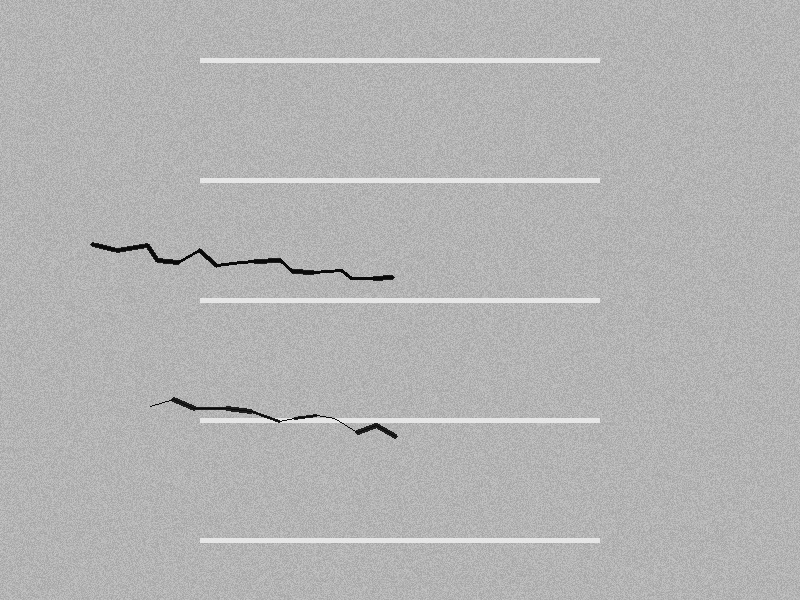
#> input picture sample_data/test_images/road_crack_h.jpg, 800 x 600 px
$ python -i preprocess.py   (imports and definitions only)
#> lines starting #> are read from the running program, lines starting #| are printed output that depends on the picture; after the words box and inside, x2 and y2 are one past the last pixel; in counts of white or black regions, pixels touching at a corner belong together
"""
道路巡检数据分析与报告系统 - 图像预处理模块
"""
import cv2
import base64
import numpy as np


def preprocess_image(image_path: str) -> dict:
    """
    对巡检图像进行预处理
    返回原始图像和预处理后的图像的base64，以及处理步骤说明
    """
    img = cv2.imread(image_path)
#> img is the input picture: shape (600, 800, 3); min 2, max 238, mean 179.8
    if img is None:
        return {'error': '无法读取图像'}

    h, w = img.shape[:2]
#> h = 600; w = 800
    gray = cv2.cvtColor(img, cv2.COLOR_BGR2GRAY)

    results = {}
    results['original'] = _img_to_base64(img)

    # 步骤1: 高斯去噪
    denoised = cv2.GaussianBlur(gray, (5, 5), 0)
    results['denoised'] = _gray_to_base64(denoised)

    # 步骤2: CLAHE对比度增强（突出裂缝纹理）
    clahe = cv2.createCLAHE(clipLimit=2.0, tileGridSize=(8, 8))
    enhanced = clahe.apply(denoised)
    results['enhanced'] = _gray_to_base64(enhanced)

    # 步骤3: Canny边缘检测
    edges = cv2.Canny(enhanced, 30, 100)
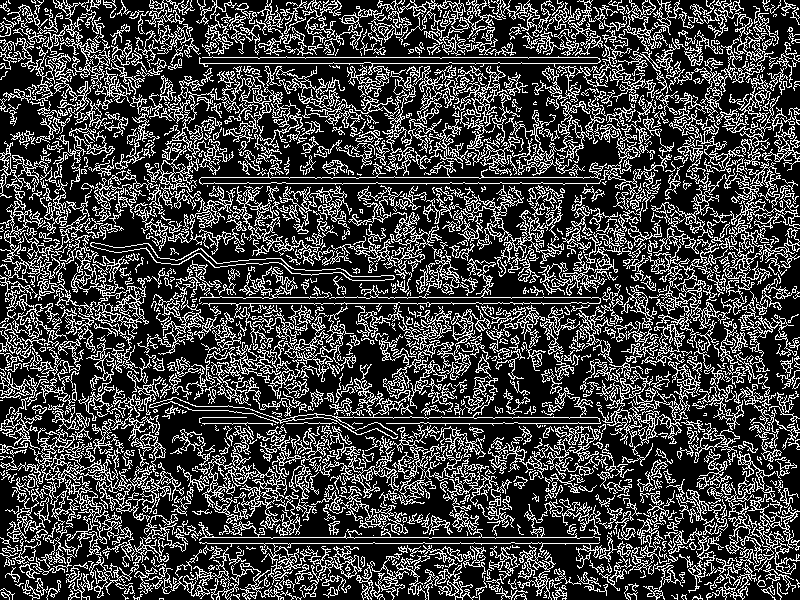
#> edges: shape (600, 800); 26.2% white in thin lines or dots
    results['edges'] = _gray_to_base64(edges)

    # 步骤4: 形态学处理
    kernel = cv2.getStructuringElement(cv2.MORPH_RECT, (3, 3))
    morphed = cv2.morphologyEx(edges, cv2.MORPH_CLOSE, kernel)
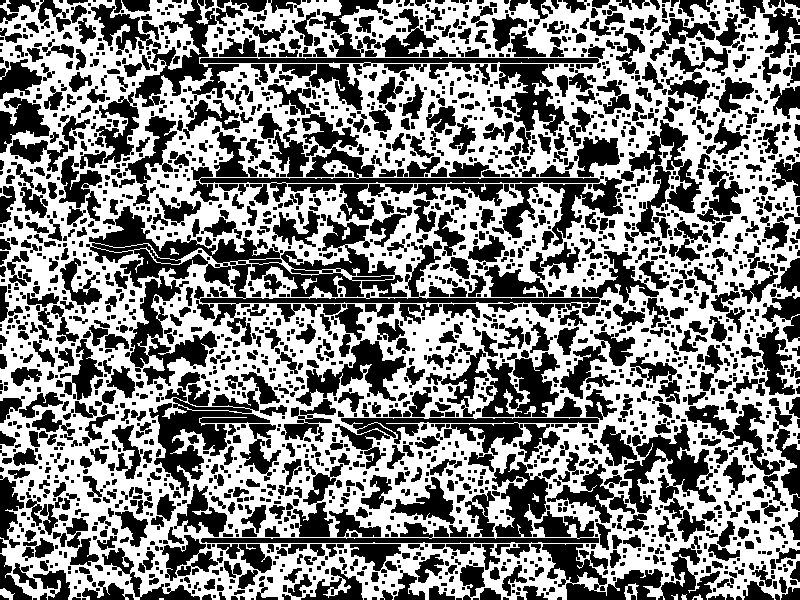
#> morphed: shape (600, 800); 51.5% white; 2417 black regions (1243 under 20 px), largest, box (x1, y1, x2, y2) and area: (86, 206, 659, 345) 14864, (149, 384, 270, 496) 4843, (191, 84, 604, 202) 4812
    results['morphed'] = _gray_to_base64(morphed)

    # 图像信息
    results['info'] = {
        'width': w, 'height': h,
        'channels': img.shape[2] if len(img.shape) == 3 else 1,
        'mean_brightness': round(float(np.mean(gray)), 1),
        'std_brightness': round(float(np.std(gray)), 1),
    }

    return results


def _img_to_base64(img):
    """BGR图像转base64"""
    _, buffer = cv2.imencode('.jpg', img, [cv2.IMWRITE_JPEG_QUALITY, 85])
    return base64.b64encode(buffer).decode('utf-8')


def _gray_to_base64(gray_img):
    """灰度图像转base64"""
    _, buffer = cv2.imencode('.jpg', gray_img, [cv2.IMWRITE_JPEG_QUALITY, 85])
    return base64.b64encode(buffer).decode('utf-8')

>>> result = preprocess_image('../sample_data/test_images/road_crack_h.jpg')
#> result = 6 items

$ run again, on sample_data/test_images/road_crack_v.jpg
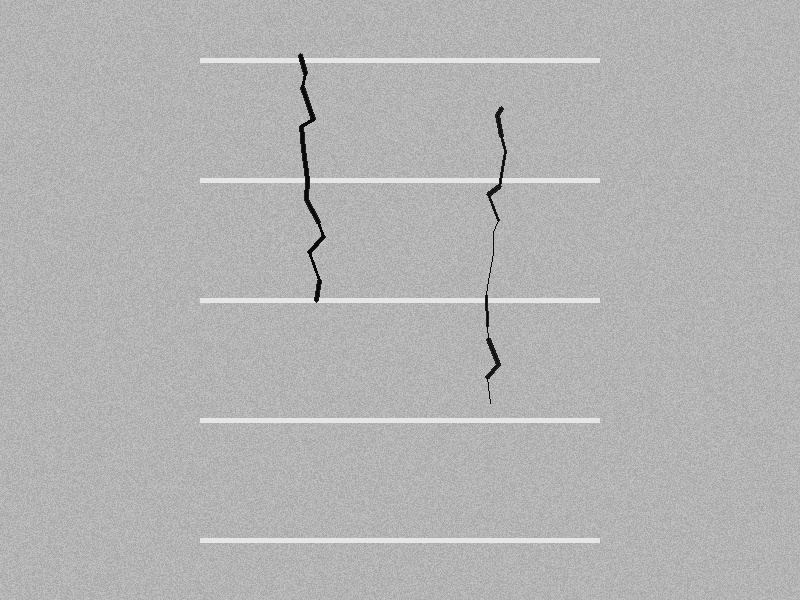
#> input picture sample_data/test_images/road_crack_v.jpg, 800 x 600 px
#> in preprocess_image, img is the input picture: shape (600, 800, 3); min 3, max 238, mean 179.8
#> in preprocess_image, `edges = cv2.Canny(enhanced, 30, 100)`:
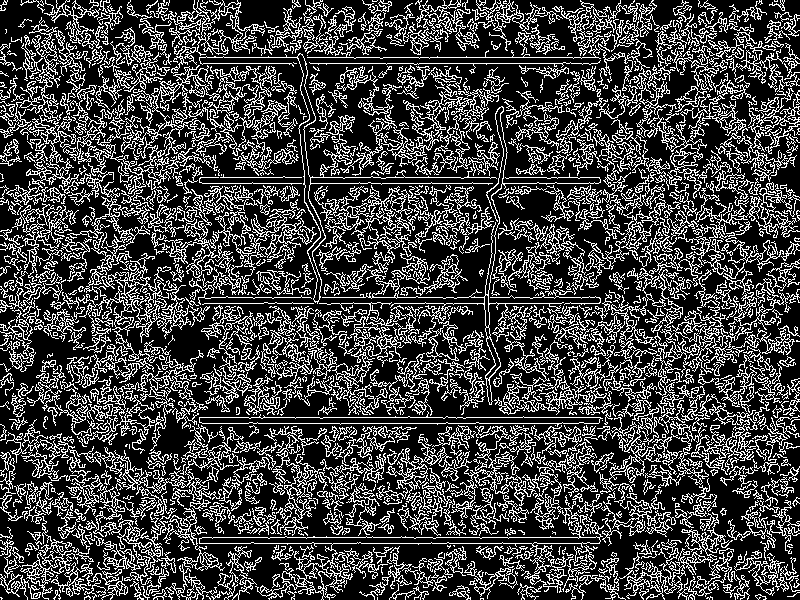
#> edges: shape (600, 800); 26.2% white in thin lines or dots
#> in preprocess_image, `morphed = cv2.morphologyEx(edges, cv2.MORPH_CLOSE, kernel)`:
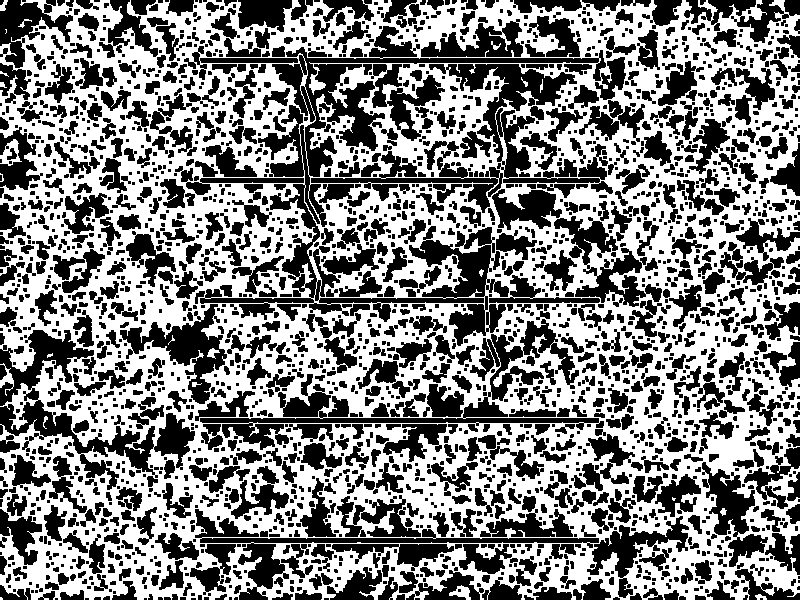
#> morphed: shape (600, 800); 51.6% white; 2478 black regions (1322 under 20 px), largest, box (x1, y1, x2, y2) and area: (200, 26, 626, 346) 21981, (200, 319, 604, 450) 7585, (0, 330, 195, 490) 7478
#> result = 6 items

$ run again, on sample_data/test_images/road_mixed.jpg
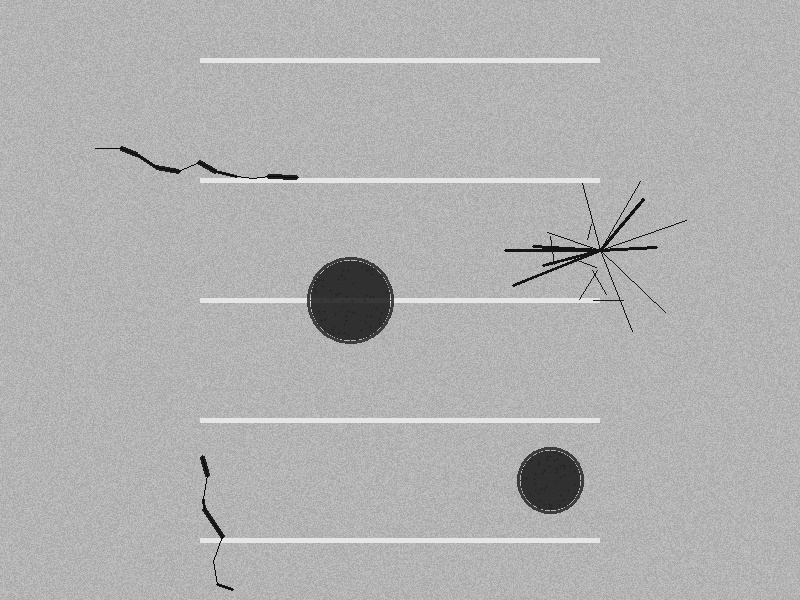
#> input picture sample_data/test_images/road_mixed.jpg, 800 x 600 px
#> in preprocess_image, img is the input picture: shape (600, 800, 3); min 3, max 237, mean 177.1
#> in preprocess_image, `edges = cv2.Canny(enhanced, 30, 100)`:
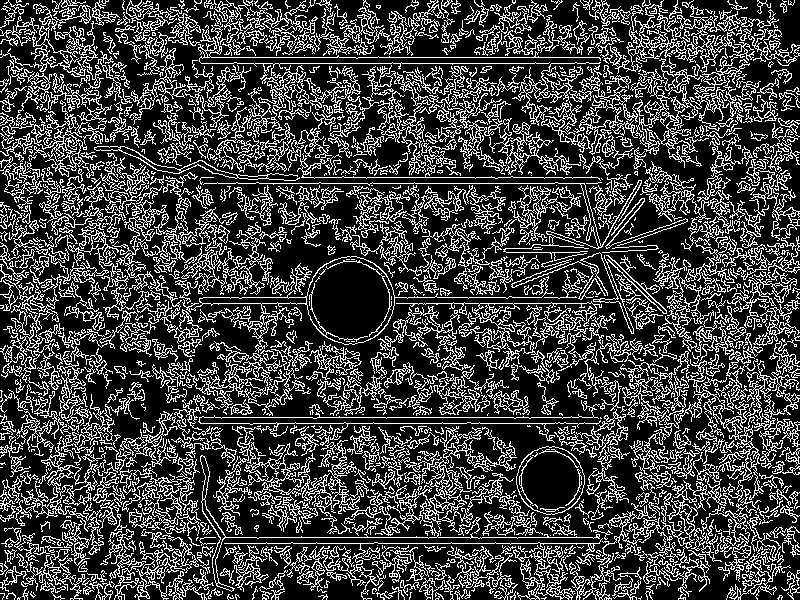
#> edges: shape (600, 800); 25.8% white in thin lines or dots
#> in preprocess_image, `morphed = cv2.morphologyEx(edges, cv2.MORPH_CLOSE, kernel)`:
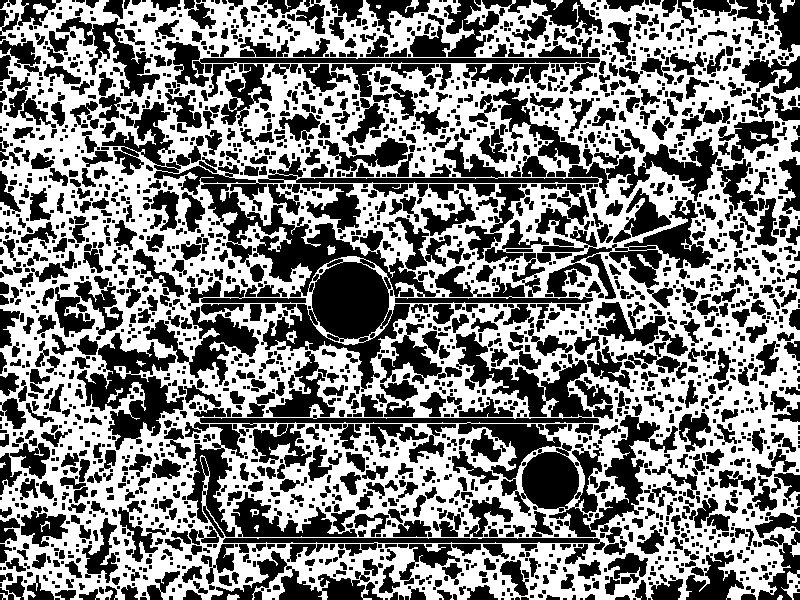
#> morphed: shape (600, 800); 50.7% white; 2427 black regions (1265 under 20 px), largest, box (x1, y1, x2, y2) and area: (200, 332, 660, 537) 14893, (201, 184, 440, 392) 14467, (102, 102, 722, 211) 9784
#> result = 6 items

$ run again, on sample_data/test_images/road_net_crack.jpg
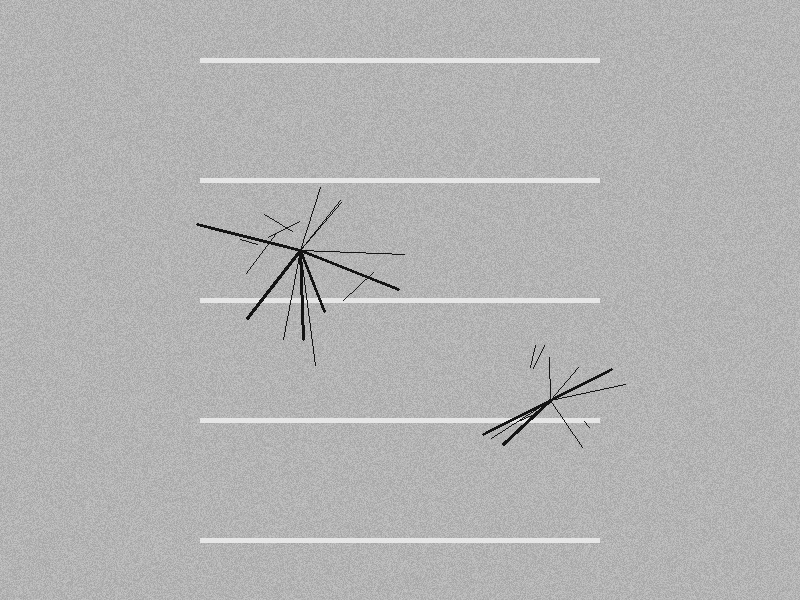
#> input picture sample_data/test_images/road_net_crack.jpg, 800 x 600 px
#> in preprocess_image, img is the input picture: shape (600, 800, 3); min 13, max 237, mean 179.6
#> in preprocess_image, `edges = cv2.Canny(enhanced, 30, 100)`:
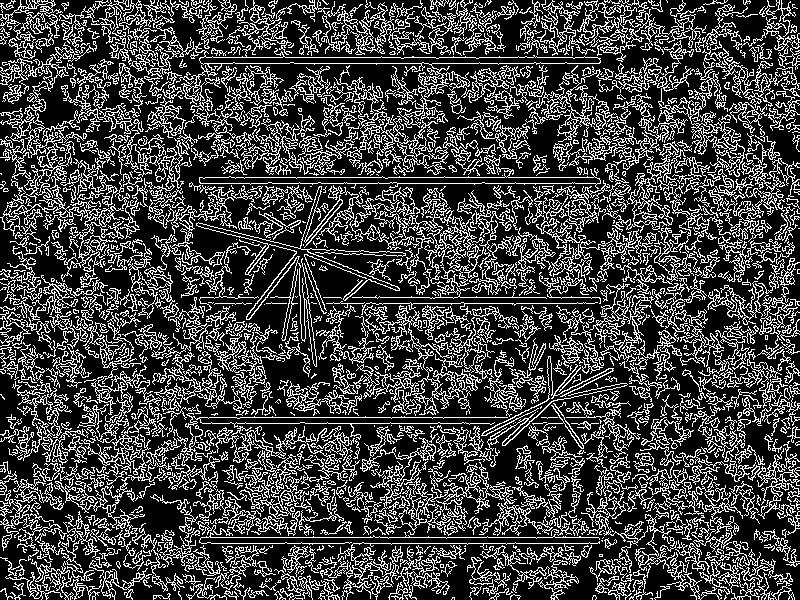
#> edges: shape (600, 800); 26.2% white in thin lines or dots
#> in preprocess_image, `morphed = cv2.morphologyEx(edges, cv2.MORPH_CLOSE, kernel)`:
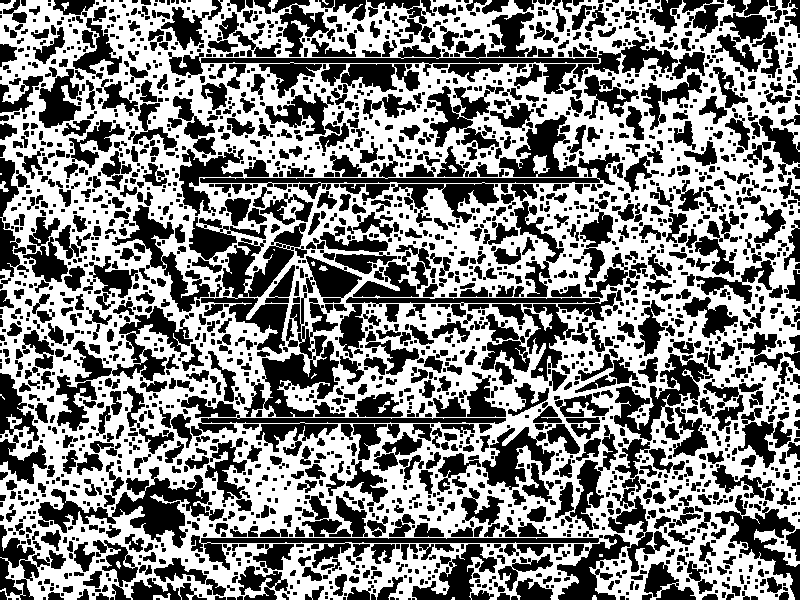
#> morphed: shape (600, 800); 51.9% white; 2465 black regions (1260 under 20 px), largest, box (x1, y1, x2, y2) and area: (168, 39, 678, 98) 5329, (38, 467, 224, 548) 4781, (200, 153, 620, 223) 4583
#> result = 6 items
